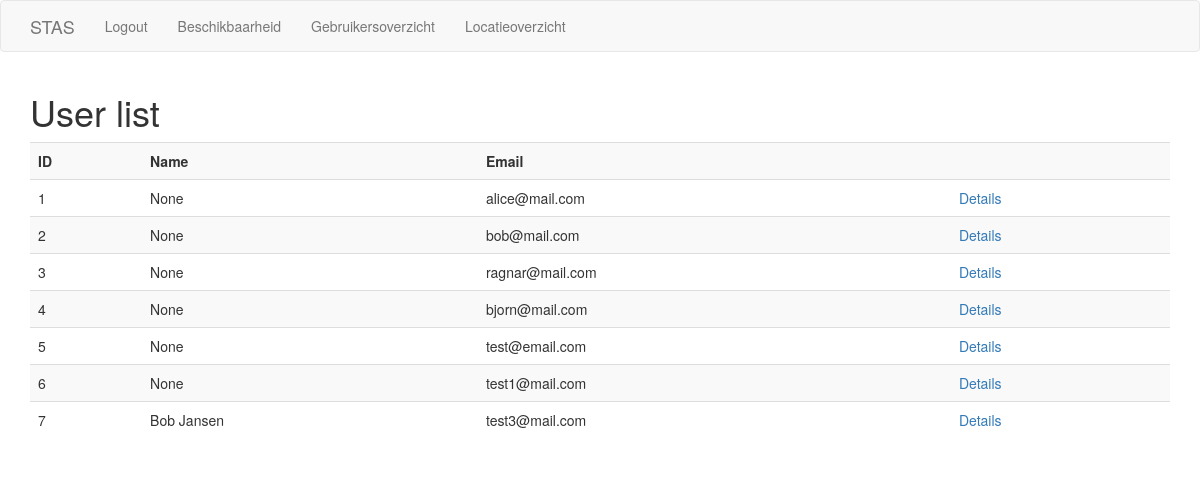
Page /availability/user_list (signed in) on the committed database.
### app/models.py (models this page shows, shortened)
class User(UserMixin, db.Model):
    id = db.Column(db.Integer, primary_key=True)
    name = db.Column(db.String(128), index=True, unique=True)
    email = db.Column(db.String(128), index=True, unique=True)
    password_hash = db.Column(db.String(128))
    role = db.Column(db.String(128), index=True)
    checkins = db.relationship('Checkin', backref='User', lazy='dynamic')
    keys = db.relationship('Key', backref='User', lazy='dynamic')

### app/availability/routes.py (the view)
@bp.route('/availability/user_list', methods=['GET'])
@login_required
def user_list():
    users = User.query.all()
    return render_template(
        'availability/user_list.html', title='User list', users=users)

### app/models.py (called while the page is built)
@login_manager.user_loader
def load_user(id):
    return User.query.get(int(id))

### app/templates/availability/user_list.html
{% extends "base.html" %}
{% block app_content %}
<div id="overview">
    <table id="users" class="table table-striped">
        <tr id="header-row">
            <th>ID</th>
            <th>{{ 'Name' }}</th>
            <th>{{ 'Email' }}</th>
            <th></th>
        </tr>
        {% for user in users %}
            <tr id="row">
                <td>{{ user.id }}</td>
                <td>{{ user.name }}</td>
                <td>{{ user.email }}</td>
                <td><a href="{{ url_for('availability.user_availability', user_id=user.id) }}">{{ 'Details' }}</a></td>
            </tr>
        {% endfor %}
    </table>
</div>
{% endblock %}

### rows in the picture
User: id "1", name "None", email "alice@mail.com", value "Details"
User: id "2", name "None", email "bob@mail.com", value "Details"
User: id "3", name "None", email "ragnar@mail.com", value "Details"
User: id "4", name "None", email "bjorn@mail.com", value "Details"
User: id "5", name "None", email "test@email.com", value "Details"
User: id "6", name "None", email "test1@mail.com", value "Details"
User: id "7", name "Bob Jansen", email "test3@mail.com", value "Details"

### other values in the picture
{{ 'Logout' }} "Logout"
{{ 'Beschikbaarheid' }} "Beschikbaarheid"
{{ 'Gebruikersoverzicht' }} "Gebruikersoverzicht"
{{ 'Locatieoverzicht' }} "Locatieoverzicht"
{{ title }} "User list"
{{ 'Name' }} "Name"
{{ 'Email' }} "Email"
